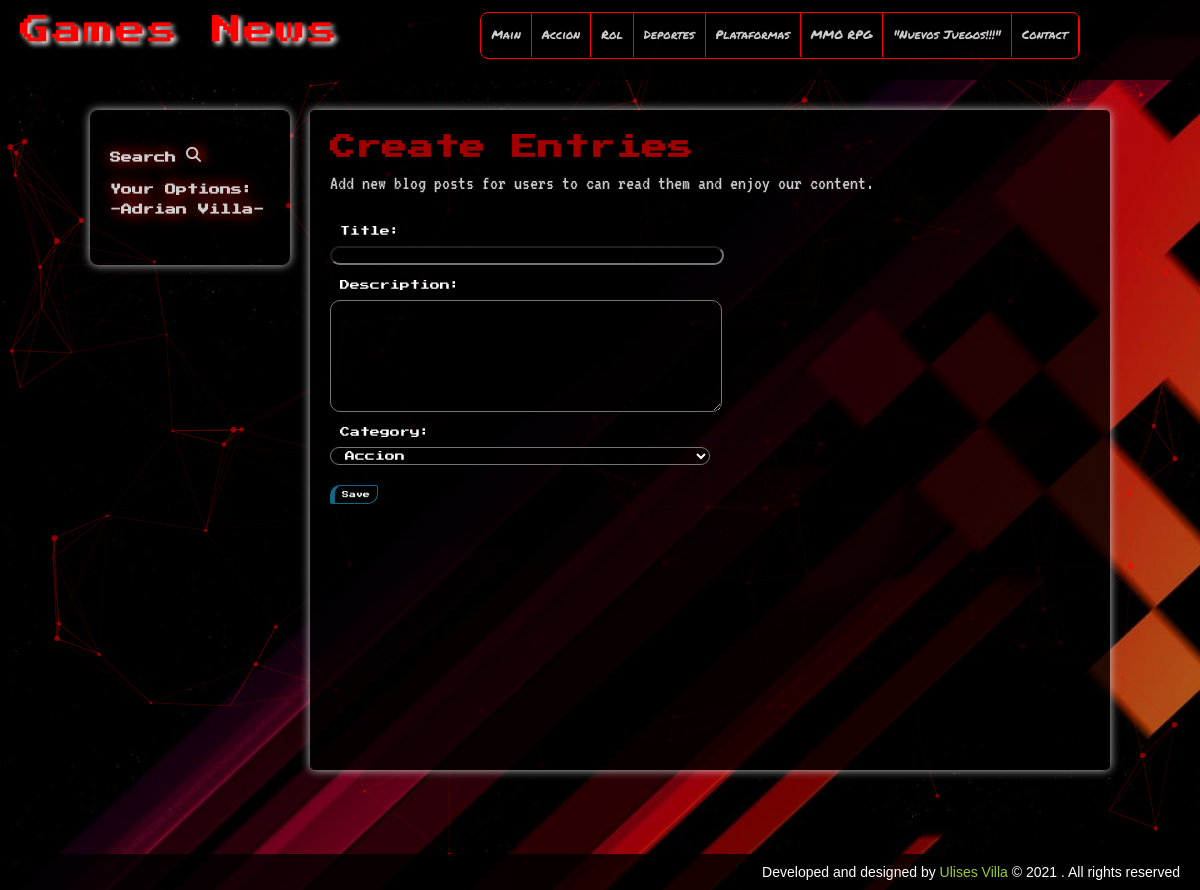
The page /crear-entradas.php (signed in) on the database its author committed.
### tables this page shows
CREATE TABLE categorias(
id      int(255) auto_increment not null,
nombre  varchar(100),
CONSTRAINT pk_categorias PRIMARY KEY(id)
);

### includes/helpers.php (called while the page is built, shortened)
<?php
function conseguirCategorias($conexion){
    $sql = "SELECT * FROM categorias ORDER BY id ASC;";
    $categorias = mysqli_query($conexion, $sql);
    $result = array();
    if($categorias && mysqli_num_rows($categorias)>=1){
        $result = $categorias;
    }
    return $result;
}
?>

### crear-entradas.php (the view, shortened to what this page needs)
<?php require_once 'includes/headers.php'; ?>
<?php require_once 'includes/lateral.php'; ?>
<div id="principal">
    <h1>Create Entries</h1>
    <p>
        Add new blog posts for users to
        can read them and enjoy our content.
    </p>
    <br/>
    <form class="newEntry" action="guardar-entrada.php" method="POST">
        <label for="titulo">Title:</label>
        <input type="text" name="titulo" />
        <label for="descripcion">Description:</label>
        <textarea name="descripcion"></textarea>
        <label for="categoria">Category:</label>
        <select name="categoria">
            <?php $categorias = conseguirCategorias($db);
                if(!empty($categorias)):
                while($categoria = mysqli_fetch_assoc($categorias)):
            ?>
            <option value="<?= $categoria['id'] ?>">
                <?=$categoria['nombre']?>
            </option>
            <?php
                endwhile;
                endif;
            ?>
        </select>
        <input type="submit" value="Save" />
    </form>
</div>
<?php require_once 'includes/footer.php'; ?>
</body>
</html>

### includes/headers.php (shortened to what this page needs)
<?php require_once 'conexion.php'; ?>
<?php require_once 'includes/helpers.php';?>
<!DOCTYPE html>
<html lang="es">
    <head>
        <link rel="stylesheet" type="text/css" href="./assets/css/style.css">
    </head>
<body>
    <div id="particles-js"></div>
    <header id="cabecera">
        <div id="logo">
            <a href="index.php">Games News</a>
        </div>
        <nav id="menu">
            <ul>
               <li>
                   <a class="active" href="index.php" >Main</a>
               </li>
                    <?php
                        $categorias = conseguirCategorias($db);
                        if(!empty($categorias)):
                        while($categoria = mysqli_fetch_assoc($categorias)):
                    ?>
                <li>
                    <a class="active" href="categoria.php?id=<?=$categoria['id']?>"><?=$categoria['nombre']?></a>
                </li>
                    <?php
                        endwhile;
                        endif;
                    ?>
                <li>
                   <a class="active" href="mailto:ulisesvil5@hotmail.com" >Contact</a>
               </li>
            </ul>
        </nav>
    </header>
    <div id="contenedor">

### assets/css/style.css (style rules this page uses)
* { margin: 0px; padding: 0px; font-family: sans-serif, Helvetica, Arial; text-decoration: none; color: white; }
body { position: absolute; width: 100%; height: fit-content; background: url(../img/bg10.jpg); background-size: cover; background-attachment: fixed; z-index: 1; }
#particles-js { width: 100%; height: 100%; position: fixed; background: rgba(0,0,0,0.3); z-index: -1; }
#cabecera { display: flex; flex-direction: row; width: 100%; height: 80px; background: rgba(0,0,0,0.8); margin: 0px auto; box-sizing: border-box; }
#logo { width: 360px; height: 47px; text-align: center; padding-top: 10px; box-sizing: border-box; }
#logo a { font-family: "PressStart2P", Helvetica; font-size: 30px; letter-spacing: 2px; color: red; text-shadow: 3px 3px 5px white; transition: all 500ms; line-height: 40px; }
#menu { clear: both; width: fit-content; height: 45px; background: rgba(0,0,0,.5); border: 1px solid red; border-radius: 8px; overflow: hidden; margin: 0px auto; margin-top: 12px; }
#menu ul { list-style: none; }
#menu ul li { float: left; line-height: 44px; border-right: 1px solid red; }
#menu ul li a { display: block; padding-left: 10px; padding-right: 10px; font-family: "PermanentMarker", Helvetica; font-size: 12px; color: #cccaca; white-space: nowrap; }
#contenedor { display: flex; flex-direction: row; width: 85%; min-width: 300px; height: auto; margin:0px auto; margin-top: 30px; margin-bottom: 120px; }
input[type="text"], input[type="email"], input[type="password"] { display: block; width: 95%; height: 15px; color: white; background: black; font-family: "PressStart2P", Helvetica; font-size: 7px; line-height: 20px; }
label { color: white; font-family: "PressStart2P", Helvetica; font-size: 7px; }
input[type="text"], input[type="email"], input[type="password"] { margin-bottom: 10px; }
input[type="button"], input[type="submit"], #ver-todas a, .boton { margin-top: 5px; margin-bottom: 5px; display: block; border-radius: 2px; color: white; background: rgba(0,0,0,.5); border: 1px solid #156785; border-top-left-radius: 10px; border-bottom-right-radius: 10px; border-left: 5px solid #156785; cursor: pointer; padding: 5px 7px; font-family: "PressStart2P", Helvetica; font-size: 7px; position: relative; }
#principal { width: 80%; min-width: 300px; min-height: 620px; background: rgba(0,0,0,.8); border-radius: 5px; box-shadow: 0px 0px 10px #ccc; margin-left: 20px; padding: 20px; overflow: hidden; z-index: 2; }
#principal h1 { font-size: 25px; color: #a20000; letter-spacing: 1px; font-family: "PressStart2P", Helvetica; line-height: 35px; }
#principal p { margin-top: 8px; font-size: 20px; color: #cccaca; font-family: "VT323", Helvetica; }
.newEntry { width: 50%; }
.newEntry label, .newEntry input[type="text"], .newEntry input[type="email"], .newEntry input[type="password"], .newEntry textarea, .newEntry select, .newEntry option { display: block; width: 100%; min-width: 130px; margin-top: 10px; padding-left: 10px; color: white; font-family: "PressStart2P", Helvetica; font-size: 10px; border-radius: 10px; background-color: rgba(0,0,0,.5); }
.newEntry label { color: white; margin-top: 15px; font-family: "PressStart2P", Helvetica; font-size: 10px; background-color: transparent; }
.newEntry textarea { height: 100px; padding-top: 10px; }
.newEntry select, .newEntry option { padding-top: 2px; padding-bottom: 2px; }
.newEntry input[type="submit"] { margin-top: 20px; }

### rows shown on the page
categorias: nombre "Accion"
categorias: nombre "Rol"
categorias: nombre "Deportes"
categorias: nombre "Plataformas"
categorias: nombre "MMO RPG"
categorias: nombre "\"Nuevos Juegos!!!\""

### other values the page prints
$_SESSION['usuario']['nombre'] "Adrian"
$_SESSION['usuario']['apellidos'] "Villa"
form field categoria "Accion"
